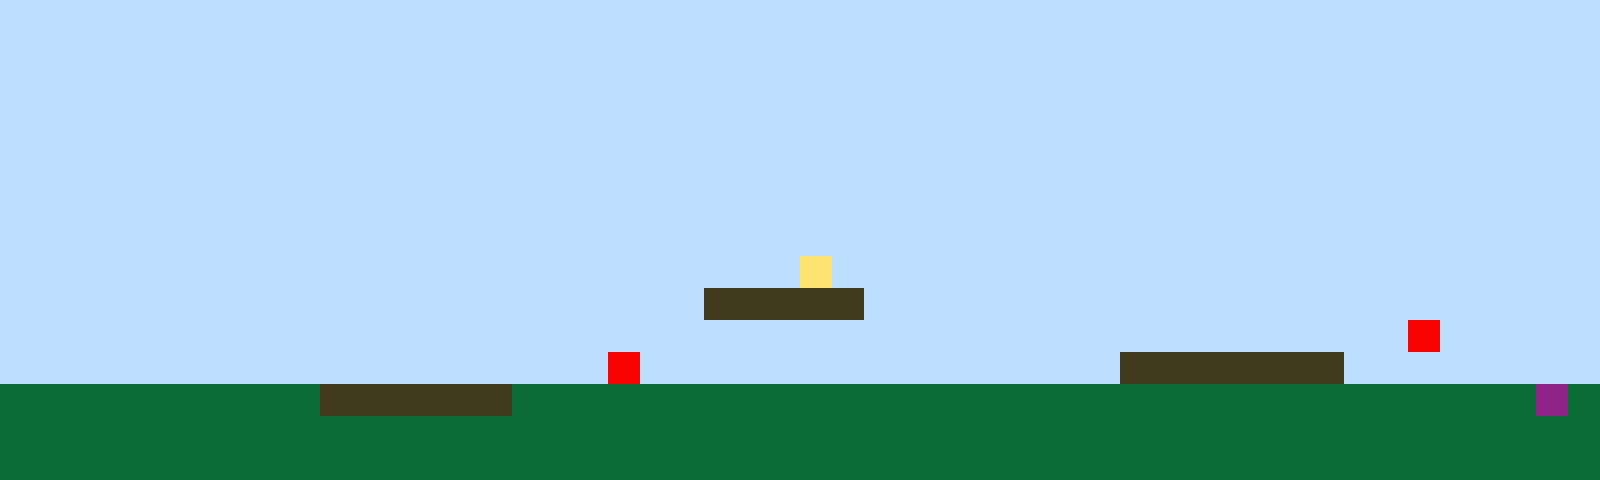

This is a level from a 2D game, rendered from its Tiled map with the project's own tilesets. A one-line summary and the complete map file follow:
An orthogonal 50x15 tile map with 32x32 px tiles, 1 tile layer (Tile Layer 1).

<map version="1.10" tiledversion="1.11.2" orientation="orthogonal" renderorder="right-up" width="50" height="15" tilewidth="32" tileheight="32" infinite="0" nextlayerid="2" nextobjectid="1"><editorsettings><export target="map1.csv" format="csv" /></editorsettings><tileset firstgid="1" name="sprites" tilewidth="32" tileheight="32" tilecount="6" columns="3"><image source="sprites.png" width="96" height="64" /></tileset><layer id="1" name="Tile Layer 1" width="50" height="15"><data encoding="csv">1,1,1,1,1,1,1,1,1,1,1,1,1,1,1,1,1,1,1,1,1,1,1,1,1,1,1,1,1,1,1,1,1,1,1,1,1,1,1,1,1,1,1,1,1,1,1,1,1,1,1,1,1,1,1,1,1,1,1,1,1,1,1,1,1,1,1,1,1,1,1,1,1,1,1,1,1,1,1,1,1,1,1,1,1,1,1,1,1,1,1,1,1,1,1,1,1,1,1,1,1,1,1,1,1,1,1,1,1,1,1,1,1,1,1,1,1,1,1,1,1,1,1,1,1,1,1,1,1,1,1,1,1,1,1,1,1,1,1,1,1,1,1,1,1,1,1,1,1,1,1,1,1,1,1,1,1,1,1,1,1,1,1,1,1,1,1,1,1,1,1,1,1,1,1,1,1,1,1,1,1,1,1,1,1,1,1,1,1,1,1,1,1,1,1,1,1,1,1,1,1,1,1,1,1,1,1,1,1,1,1,1,1,1,1,1,1,1,1,1,1,1,1,1,1,1,1,1,1,1,1,1,1,1,1,1,1,1,1,1,1,1,1,1,1,1,1,1,1,1,1,1,1,1,1,1,1,1,1,1,1,1,1,1,1,1,1,1,1,1,1,1,1,1,1,1,1,1,1,1,1,1,1,1,1,1,1,1,1,1,1,1,1,1,1,1,1,1,1,1,1,1,1,1,1,1,1,1,1,1,1,1,1,1,1,1,1,1,1,1,1,1,1,1,1,1,1,1,1,1,1,1,1,1,1,1,1,1,1,1,1,1,1,1,1,1,1,1,1,1,1,1,1,1,1,1,1,1,1,1,1,1,1,1,1,1,1,1,1,1,1,1,1,1,1,1,1,1,1,1,1,1,1,1,1,1,1,1,1,1,1,1,1,1,1,1,1,1,1,1,1,1,1,1,1,1,1,1,1,1,1,1,1,1,1,1,1,1,1,1,1,1,1,1,1,4,1,1,1,1,1,1,1,1,1,1,1,1,1,1,1,1,1,1,1,1,1,1,1,1,1,1,1,1,1,1,1,1,1,1,1,1,1,1,1,1,1,1,1,1,1,1,3,3,3,3,3,1,1,1,1,1,1,1,1,1,1,1,1,1,1,1,1,1,1,1,1,1,1,1,1,1,1,1,1,1,1,1,1,1,1,1,1,1,1,1,1,1,1,1,1,1,1,1,1,1,1,1,1,1,1,1,1,1,1,1,1,1,1,1,1,1,1,1,5,1,1,1,1,1,1,1,1,1,1,1,1,1,1,1,1,1,1,1,1,1,1,1,1,5,1,1,1,1,1,1,1,1,1,1,1,1,1,1,1,3,3,3,3,3,3,3,1,1,1,1,1,1,1,1,2,2,2,2,2,2,2,2,2,2,3,3,3,3,3,3,2,2,2,2,2,2,2,2,2,2,2,2,2,2,2,2,2,2,2,2,2,2,2,2,2,2,2,2,2,2,2,2,6,2,2,2,2,2,2,2,2,2,2,2,2,2,2,2,2,2,2,2,2,2,2,2,2,2,2,2,2,2,2,2,2,2,2,2,2,2,2,2,2,2,2,2,2,2,2,2,2,2,2,2,2,2,2,2,2,2,2,2,2,2,2,2,2,2,2,2,2,2,2,2,2,2,2,2,2,2,2,2,2,2,2,2,2,2,2,2,2,2,2,2,2,2,2,2,2,2,2,2,2,2</data></layer></map>
